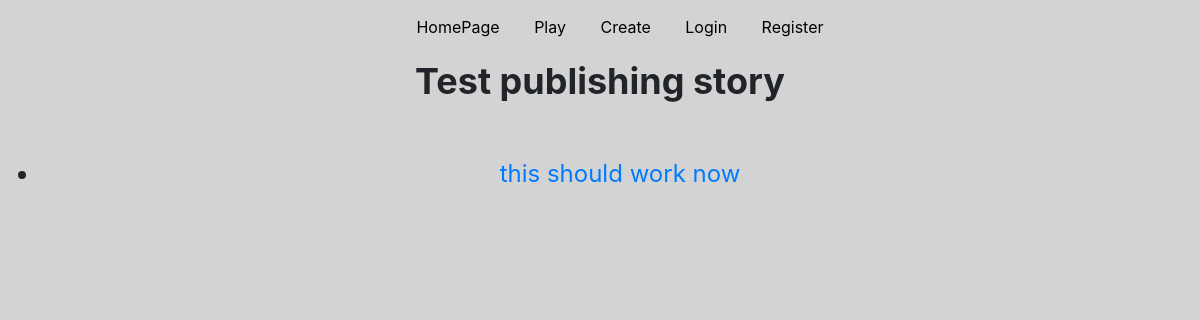
The page /AdvAPP/2/ on the database as committed earlier.
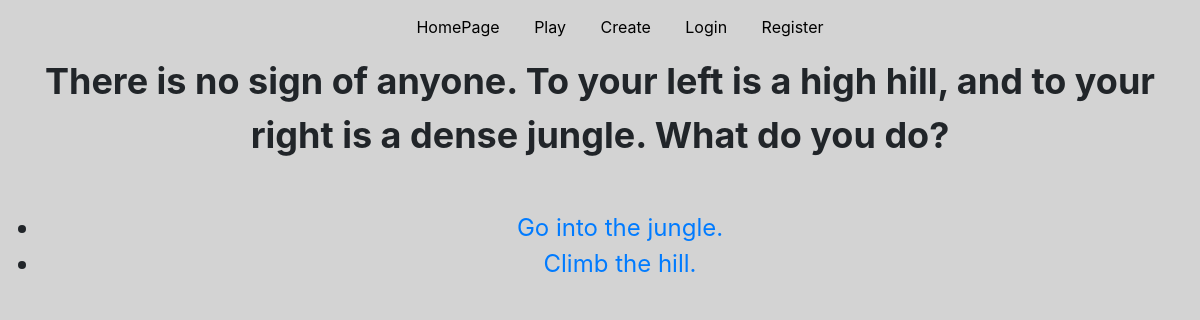
The same page on the database as committed later.
### AdvAPP/models.py (models this page shows, shortened)
class AdventureText(models.Model):
    story = models.ForeignKey(Stories, default="", on_delete=models.CASCADE)
    adv_text = models.TextField()

class ChoiceText(models.Model):
    choice_text = models.CharField(max_length=300)
    choice_of = models.ForeignKey(AdventureText, on_delete=models.CASCADE)
    result_text = models.IntegerField(default=0)

### AdvAPP/views.py (the view)
# urls.py: path('<int:result_text>/', views.playing, name='playing'),
def playing(request, result_text):
    try:
        adventureText = AdventureText.objects.get(pk=result_text)
    except AdventureText.DoesNotExist:
        raise Http404("Story does not exist")
    return render(request, 'playing.html', {'adventureText': adventureText})

### templates/playing.html (shortened to what this page needs)
{% extends 'base.html' %}
{% block content %}
    <div id="adventure">{{ adventureText.adv_text }}</div>
    <br> <br>
    <div id="choices">
        <ul>
        {% for choicetext in adventureText.choicetext_set.all %}
            {% if user.is_authenticated %}
                <li><a href="/AdvAPP/authen/{{ choicetext.result_text }}/">{{ choicetext.choice_text }}</a></li>
            {% else %}
                <li><a href="/AdvAPP/{{ choicetext.result_text }}/">{{ choicetext.choice_text }}</a></li>
            {% endif %}
        {% endfor %}
        <br>
        </ul>
    </div>
{% endblock %}

Rows that differ between the two databases and show on the page:
no longer on this page (row edited): ChoiceText: choice_text "this should work now"
changed AdventureText: adv_text "Test publishing story" → "There is no sign of anyone. To your left is a high hill, and to your right is a dense jungle. What do you do?"
now on this page (row edited): ChoiceText: choice_text "Go into the jungle."
now on this page (row edited): ChoiceText: choice_text "Climb the hill."
